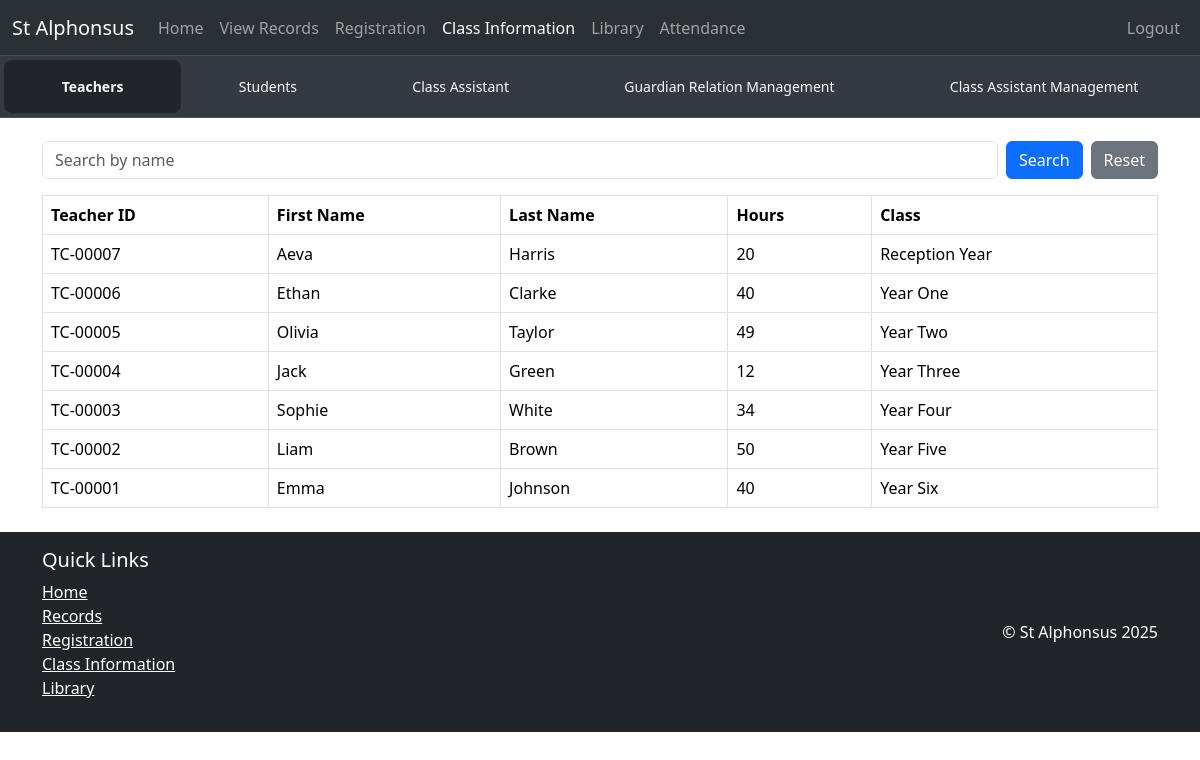
The app's page /pages/classinfo.php (signed in) with its own data.
### tables this page shows
CREATE TABLE `teacher` (
  `teacher_id` varchar(12) NOT NULL,
  `person_id` varchar(12) NOT NULL,
  `enroll_date` date NOT NULL,
  `salary` float NOT NULL,
  `hours` float NOT NULL
);

CREATE TABLE `persons` (
  `person_id` varchar(12) NOT NULL,
  `first_name` varchar(20) NOT NULL,
  `last_name` varchar(20) NOT NULL,
  `date_of_birth` date NOT NULL,
  `gender` enum('Male','Female','Other') NOT NULL,
  `email` varchar(100) NOT NULL,
  `address` varchar(255) NOT NULL,
  `medical_history` varchar(255) DEFAULT NULL,
  `contact` varchar(20) NOT NULL,
  `qualifications` varchar(100) NOT NULL
);

CREATE TABLE `class` (
  `class_id` varchar(12) NOT NULL,
  `grade_level` varchar(50) NOT NULL,
  `room_number` int(11) NOT NULL,
  `capacity` int(11) NOT NULL,
  `teacher_id` varchar(12) NOT NULL
);

### pages/classinfo.php (the view, shortened to what this page needs)
<?php
include __DIR__ . "/../connection.php";
?>
<html lang="en">
<head>
    <link href="https://cdn.jsdelivr.net/npm/bootstrap@5.3.3/dist/css/bootstrap.min.css" rel="stylesheet"
>
    <link rel="stylesheet" href="/assets/css/classinfo.css">
</head>
<body>
    <nav class="navbar navbar-expand-lg bg-body-tertiary" data-bs-theme="dark">
        <div class="container-fluid">
            <a class="navbar-brand" href="/index.php">St Alphonsus</a>
            <div class="collapse navbar-collapse" id="navbarNavAltMarkup">
                <div class="navbar-nav">
                    <a class="nav-link" href="/index.php">Home</a>
                    <a class="nav-link" href="/pages/records.php">View Records</a>
                    <a class="nav-link" href="/pages/registration.php">Registration</a>
                    <a class="nav-link active" href="/pages/classinfo.php">Class Information</a>
                    <a class="nav-link" href="/pages/library.php">Library</a>
                    <a class="nav-link " href="/pages/attendance.php">Attendance</a>
                </div>
                <div class="navbar-nav ms-auto">
                    <a class="nav-link" href="/pages/signout.php">Logout</a>
                </div>
            </div>
        </div>
    </nav>
    <div class="radio-inputs">
        <label class="radio">
            <span class="name">Teachers</span>
        </label>
        <label class="radio">
            <span class="name">Students</span>
        </label>
        <label class="radio">
            <span class="name">Class Assistant</span>
        </label>
        <label class="radio">
            <span class="name">Guardian Relation Management</span>
        </label>
        <label class="radio">
            <span class="name">Class Assistant Management</span>
        </label>
    </div>
    <div class="container mt-4">
        <div class="teacher">
            <form method="GET" action="" class=" d-flex justify-content-center my-3">
                <input type="text" name="search" class="form-control me-2" placeholder="Search by name"
                    value="<?php echo $_GET['search'] ?? ''; ?>">
                <button type="submit" class="btn btn-primary me-2">Search</button>
                <button type="button" class="btn btn-secondary"
                    onclick="window.location.href='classinfo.php'">Reset</button>
            </form>
            <table class="notinuse table table-bordered table-striped " id="teacher">
                <thead>
                    <tr>
                        <th>Teacher ID</th>
                        <th>First Name</th>
                        <th>Last Name</th>
                        <th>Hours</th>
                        <th>Class</th>
                    </tr>
                    <?php
                    $search = isset($_GET['search']) ? $conn->real_escape_string($_GET['search']) : '';
                    $query = "SELECT t.teacher_id, p.first_name, p.last_name, t.hours, c.grade_level
                          FROM teacher t
                          JOIN persons p ON t.person_id = p.person_id
                          JOIN class c ON t.teacher_id = c.teacher_id
                        --   use like %% to search through the first name, last name, hours and class
                          WHERE p.first_name LIKE '%$search%'
                          OR p.last_name LIKE '%$search%'
                          OR t.hours LIKE '%$search%'
                          OR c.grade_level LIKE '%$search%'";
                    $result = $conn->query($query);
                    if ($result && $result->num_rows > 0) {
                        while ($row = $result->fetch_assoc()) {
                            echo "<tr>
                                <td>{$row['teacher_id']}</td>
                                <td>{$row['first_name']}</td>
                                <td>{$row['last_name']}</td>
                                <td>{$row['hours']}</td>
                                <td>{$row['grade_level']}</td>
                              </tr>";
                        }
                    } else {
                        echo "<tr><td colspan='5'>No records found</td></tr>";
                    }
                    ?>
            </table>
        </div>
    </div>
    <footer class="bg-dark text-white py-3 mt-4">
        <div class="container">
            <div class="row justify-content-between">
                <div class="col">
                    <h5>Quick Links</h5>
                    <ul class="list-unstyled">
                        <li><a href="/index.php" class="text-white">Home</a></li>
                        <li><a href="/pages/records.php" class="text-white">Records</a></li>
                        <li><a href="/pages/registration.php" class="text-white">Registration</a></li>
                        <li><a href="/pages/classinfo.php" class="text-white">Class Information</a></li>
                        <li><a href="/pages/library.php" class="text-white">Library</a></li>
                    </ul>
                </div>
                <div class="col text-end align-self-center">
                    © St Alphonsus 2025
                </div>
            </div>
        </div>
    </footer>
</body>
</html>

### assets/css/classinfo.css (style rules this page uses)
.radio-inputs { position: relative; display: flex; flex-wrap: wrap; background-color: var(--bs-gray-800); box-sizing: border-box; box-shadow: 0 0 0 1px var(--bs-gray-700); padding: 0.25rem; width: 100%; font-size: 14px; }
.radio-inputs .radio { flex: 1 1 auto; text-align: center; }
.radio-inputs .radio .name { display: flex; cursor: pointer; align-items: center; justify-content: center; border-radius: 0.5rem; border: none; padding: 1rem; color: var(--bs-light); transition: all .15s ease-in-out; }
.radio-inputs .radio input:checked+.name { background-color: var(--bs-gray-900); font-weight: 600; }
table { width: 100%; border-collapse: collapse; margin-bottom: 1rem; }

### records on screen
teacher: teacher_id "TC-00007", person.first_name "Aeva", person.last_name "Harris", hours "20", class.grade_level "Reception Year"
teacher: teacher_id "TC-00006", person.first_name "Ethan", person.last_name "Clarke", hours "40", class.grade_level "Year One"
teacher: teacher_id "TC-00005", person.first_name "Olivia", person.last_name "Taylor", hours "49", class.grade_level "Year Two"
teacher: teacher_id "TC-00004", person.first_name "Jack", person.last_name "Green", hours "12", class.grade_level "Year Three"
teacher: teacher_id "TC-00003", person.first_name "Sophie", person.last_name "White", hours "34", class.grade_level "Year Four"
teacher: teacher_id "TC-00002", person.first_name "Liam", person.last_name "Brown", hours "50", class.grade_level "Year Five"
teacher: teacher_id "TC-00001", person.first_name "Emma", person.last_name "Johnson", hours "40", class.grade_level "Year Six"
